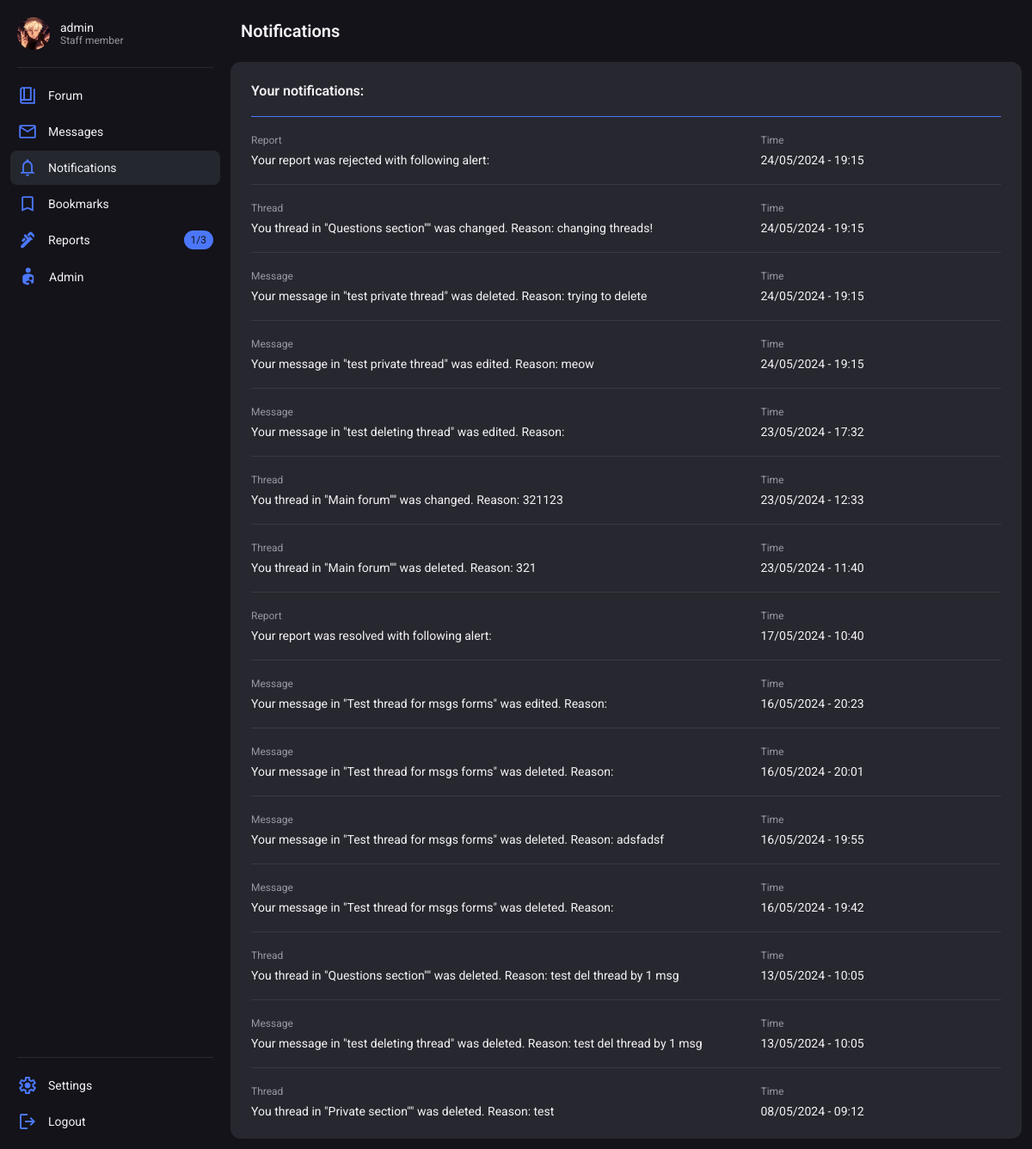
The page /notifications/ (signed in) on the database as committed earlier.
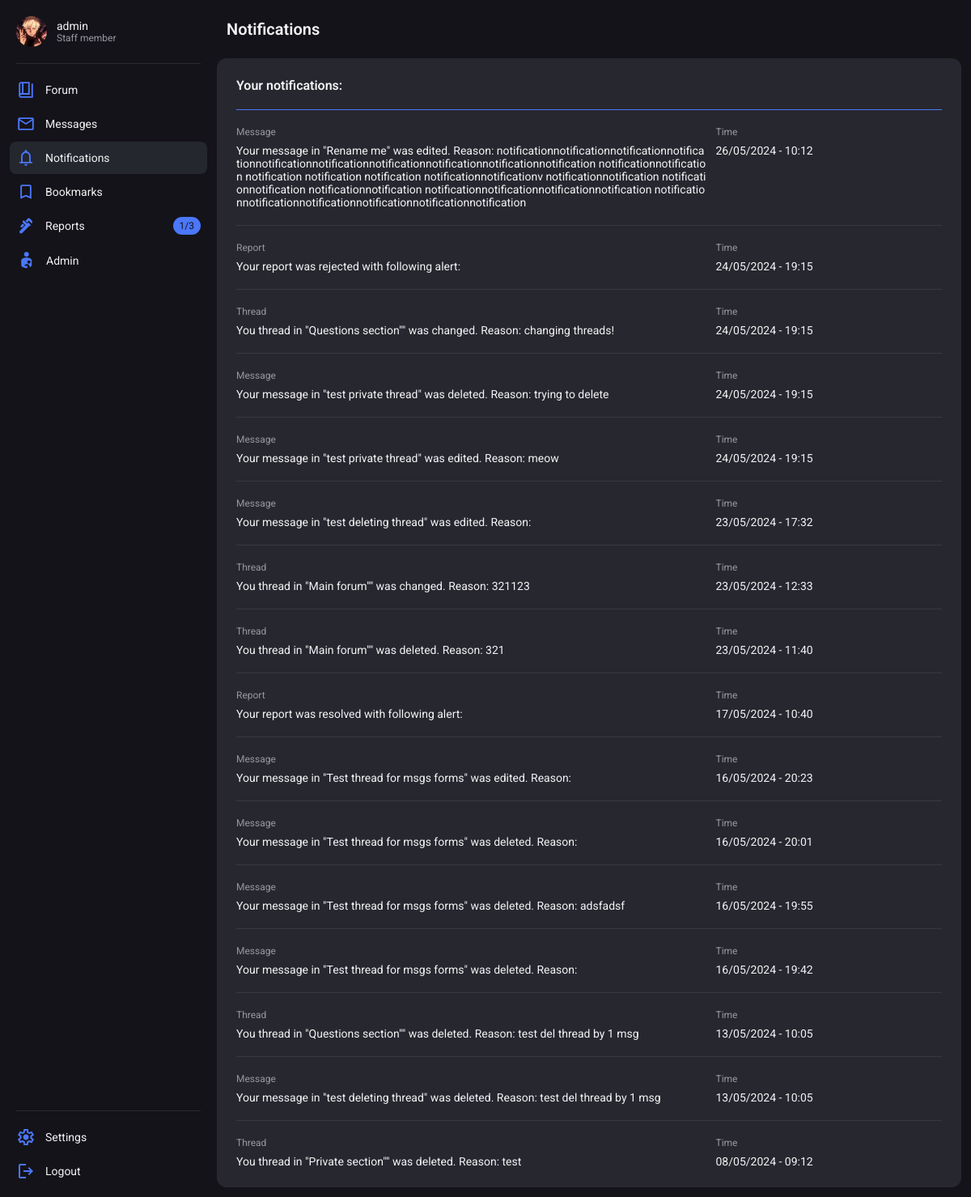
The same page on the database as committed later.
### users/models.py (models this page shows, shortened)
class Notification(models.Model):
    NOTIFICATIONS_TYPE = (
        (0, 'warning'),
        (2, 'report'),
        (3, 'message_delete'),
        (4, 'message_edit'),
        (5, 'profile_edit'),
        (6, 'thread_delete'),
        (7, 'thread_change')
    )
    user = models.ForeignKey(User, on_delete=models.CASCADE)
    notification_type = models.SmallIntegerField(choices=NOTIFICATIONS_TYPE)
    notification = models.TextField()
    message = models.ForeignKey(Message, on_delete=models.CASCADE, null=True, blank=True)
    thread = models.ForeignKey(Thread, on_delete=models.CASCADE, null=True, blank=True)
    warning = models.ForeignKey(Warnings_history, on_delete=models.CASCADE, null=True, blank=True)
    report = models.ForeignKey(Report, on_delete=models.CASCADE, null=True, blank=True, related_name="linked_report")
    time_created = models.DateTimeField(default=datetime.now())

### forum/models.py (models this page shows, shortened)
class Thread(models.Model):
    user = models.ForeignKey(User, on_delete=models.SET_NULL, null=True)
    title = models.CharField(max_length=225)
    slug = models.SlugField(max_length=225, blank=True, null=True)
    node = models.ForeignKey(Node, on_delete=models.CASCADE)
    is_closed = models.BooleanField(default=False)
    is_visible = models.BooleanField(default=True)
    is_pinned = models.BooleanField(default=False)
    msg_amount = models.IntegerField(blank=True, null=True, default=1)
    invis_reason = models.TextField(blank=True, null=True)
    deleted_by = models.ForeignKey(User, on_delete=models.SET_NULL, null=True, blank=True, related_name="thread_deleted_by")
    time_created = models.DateTimeField(default=datetime.now())
    time_changed = models.DateTimeField(null=True, blank=True)

class Node(models.Model):
    name = models.CharField(max_length=225)
    slug = models.SlugField(max_length=225, blank=True, null=True)
    description = models.TextField(blank=True, default=None, null=True)
    type_question = models.BooleanField(default=False)
    type_private = models.BooleanField(default=False)
    user_only = models.BooleanField(default=False)
    staff_only = models.BooleanField(default=True)
    parent = models.ForeignKey('self', on_delete=models.SET_NULL, null=True, blank=True)

class Message(models.Model):
    thread = models.ForeignKey(Thread, on_delete=models.CASCADE)
    user = models.ForeignKey(User, on_delete=models.CASCADE)
    message = models.TextField()
    is_start = models.BooleanField(default=False)
    upvotes = models.PositiveIntegerField(null=True, blank=True, default=0)
    downvotes = models.PositiveIntegerField(null=True, blank=True, default=0)
    is_solution = models.BooleanField(default=False)
    is_visible = models.BooleanField(default=True)
    deleted_by = models.ForeignKey(User, on_delete=models.SET_NULL, blank=True, null=True, related_name="deleted_by")
    invis_reason = models.TextField(blank=True, null=True)
    time_created = models.DateTimeField(default=datetime.now())
    time_changed = models.DateTimeField(null=True, blank=True)
    changer = models.ForeignKey(User, on_delete=models.SET_NULL, null=True, blank=True, related_name="changer")

### users/views.py (the view)
# urls.py: path('notifications/', notifications, name='notifications'),
def notifications(request):
    try:
        notifs = Notification.objects.filter(user=request.user).order_by('-id')
    except:
        notifs = False
    context = {
        "notifications":notifs
    }
    request.user.profile.active_notifications = 0
    request.user.profile.save()
    return render(request, 'notifications.html', context)

### users/chat_processor.py (called while the page is built, shortened)
def profile_processor(request):
    chat_data = {}
    return chat_data

### users/models.py (called while the page is built)
    def save(self, *args, **kwargs):
        if not self.profile_picture or self.profile_picture == "":
            self.profile_picture = "default.svg"
        super(Profile, self).save(*args, **kwargs)

### users/templates/notifications.html (shortened to what the changed rows need)
{% extends 'base.html' %}
{% block style %}
    {% load static %}
    <link rel="stylesheet" href="{% static 'forum.css' %}">
    <link rel="stylesheet" href="{% static 'bookmarks.css' %}">
{% endblock %}
{% block header %}
    <header class="wrapper">
        <h2 class="title">Notifications</h2>
    </header>
{% endblock %}
{% block content %}
    <div class="container">
        {% if notifications %}
        <div class="container card" >
            <div class="cardHeader wrapper">
                <p class="cardTitle">Your notifications:</p>
            </div>
            {% for notif in notifications %}
            <div class="cardLine"></div>
            <div class="container">
                {% if notif.notification_type == 0 or notif.notification_type == 2 %}
                    <div class="wrapper cardSectionItem">
                {% endif %}
                {% if notif.notification_type == 3 %}
                    <a href="{% url 'thread' notif.message.thread.node.slug notif.message.thread.slug notif.message.thread.id %}" class="wrapper cardSectionItem">
                {% endif %}
                {% if notif.notification_type == 4 %}
                    <a href="{% url 'msg_redirect' notif.message.thread.node.slug notif.message.thread.slug notif.message.thread.id notif.message.id %}" class="wrapper cardSectionItem">
                {% endif %}
                {% if notif.notification_type == 6 %}
                    <a href="{% url 'section' notif.thread.node.slug %}" class="wrapper cardSectionItem">
                {% endif %}
                {% if notif.notification_type == 7 %}
                    <a href="{% url 'thread' notif.thread.node.slug notif.thread.slug notif.thread.id %}" class="wrapper cardSectionItem">
                {% endif %}
                    <div class="cardSectionInnerItem container">
                        {% if notif.notification_type == 2 %}
                            <p class="meta">Report</p>
                            <p class="text">Your report was
                                {% if notif.report.is_resolved %}
                                    resolved
                                    {% else %}
                                        rejected
                                    {% endif %}
                                    with following alert: {{ notif.report.notification }}</p>
                            {% endif %}
                            {% if notif.notification_type == 3 %}
                                <p class="meta">Message</p>
                                <p class="text">Your message in "{{ notif.message.thread.title }}" was deleted. Reason: {{ notif.notification }}</p>
                            {% endif %}
                            {% if notif.notification_type == 4 %}
                                <p class="meta">Message</p>
                                <p class="text">Your message in "{{ notif.message.thread.title }}" was edited. Reason: {{ notif.notification }}</p>
                            {% endif %}
                            {% if notif.notification_type == 6 %}
                                <p class="meta">Thread</p>
                                <p class="text">You thread in "{{ notif.thread.node.name }}"" was deleted. Reason: {{ notif.notification }}</p>
                            {% endif %}
                        {% if notif.notification_type == 7 %}
                            <p class="meta">Thread</p>
                            <p class="text">You thread in "{{ notif.thread.node.name }}"" was changed. Reason: {{ notif.notification }}</p>
                        {% endif %}
                    </div>
                    <div class="cardSectionInnerItem container">
                        <p class="meta">Time</p>
                        <p class="text">{{ notif.time_created|date:"d/m/Y - H:i" }}</p>
                    </div>
            {% if notif.notification_type == 0 or notif.notification_type == 2 %}
                </div>
            {% else %}
                </a>
            {% endif %}
            </div>
            {% endfor %}
        </div>
    </div>
    {% else %}
        <div class="container NoContentBanner">
            <h2 class="title">No notifications</h2>
            <p class="text">Notifications you recive will show up here.</p>
        </div>
    {% endif %}
{% endblock %}

Rows that differ between the two databases and show on the page:
added Notification: message.thread "Rename me", notification "notificationnotificationnotificationnotificationnotificationnotificationnotificationnotificationnotificationnotification notificationnotification notification notification notification notificationnotificationv notificationnotification notificationnotification notificationnotification notificationnotificationnotificationnotification notificationnotificationnotificationnotificationnotificationnotification", time_created "26/05/2024 - 10:12"
